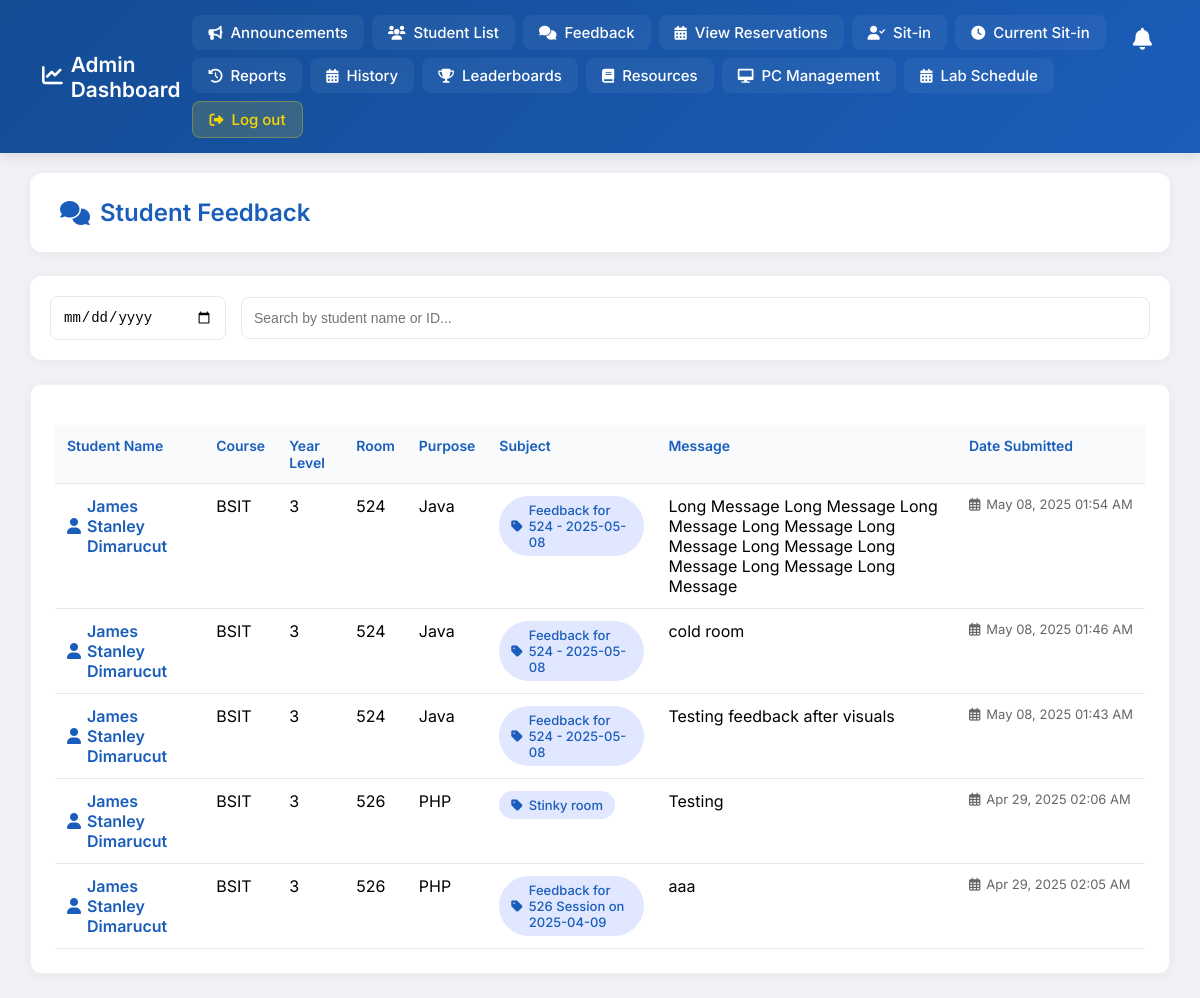
The page /view_feedback.php (signed in) on the database its author committed.
### tables this page shows
CREATE TABLE `feedback` (
  `id` int(11) NOT NULL,
  `student_id` int(20) NOT NULL,
  `subject` varchar(255) NOT NULL,
  `message` text NOT NULL,
  `room` varchar(50) DEFAULT NULL,
  `purpose` varchar(100) DEFAULT NULL,
  `date_submitted` datetime NOT NULL DEFAULT current_timestamp()
);

CREATE TABLE `register` (
  `IDNO` int(20) NOT NULL,
  `LASTNAME` varchar(255) NOT NULL,
  `FIRSTNAME` varchar(255) NOT NULL,
  `MIDNAME` varchar(255) NOT NULL,
  `COURSE` varchar(255) NOT NULL,
  `YEARLEVEL` int(11) NOT NULL,
  `USERNAME` varchar(255) NOT NULL,
  `PASSWORD` varchar(255) NOT NULL,
  `PROFILE_IMG` varchar(255) DEFAULT NULL,
  `remaining_sessions` int(11) DEFAULT 30,
  `points` int(11) DEFAULT 0
);

### view_feedback.php (the view, shortened to what this page needs)
<?php
include("db.php");
$query = "SELECT f.*, CONCAT(r.FIRSTNAME, ' ', r.LASTNAME) as student_name, r.COURSE, r.YEARLEVEL
          FROM feedback f
          JOIN register r ON f.student_id = r.IDNO
          WHERE 1=1";
$query .= " ORDER BY f.date_submitted DESC";
$stmt = mysqli_prepare($con, $query);
mysqli_stmt_execute($stmt);
$result = mysqli_stmt_get_result($stmt);
?>
<!DOCTYPE html>
<html lang="en">
<head>
    <link rel="stylesheet" href="https://cdnjs.cloudflare.com/ajax/libs/font-awesome/6.0.0/css/all.min.css">
</head>
<body>
    <div class="navbar">
        <a href="admin_dashboard.php" class="navbar-brand">
            <i class="fas fa-chart-line"></i>
            Admin Dashboard
        </a>
        <div class="notification-bell" onclick="toggleAdminNotifDropdown()">
            <i class="fas fa-bell"></i>
        </div>
        <div class="nav-menu">
            <a href="announcement.php" class="nav-link"><i class="fas fa-bullhorn"></i> Announcements</a>
            <a href="student_list.php" class="nav-link"><i class="fas fa-users"></i> Student List</a>
            <a href="view_feedback.php" class="nav-link"><i class="fas fa-comments"></i> Feedback</a>
            <a href="view_reservations.php" class="nav-link"><i class="fas fa-calendar-alt"></i> View Reservations</a>
            <a href="students.php" class="nav-link"><i class="fas fa-user-check"></i> Sit-in</a>
            <a href="sitin_view.php" class="nav-link"><i class="fas fa-clock"></i> Current Sit-in</a>
            <a href="session_history.php" class="nav-link"><i class="fas fa-history"></i> Reports</a>
            <a href="sitin_history.php" class="nav-link"><i class="fas fa-calendar-alt"></i> History</a>
            <a href="leaderboards.php" class="nav-link"><i class="fas fa-trophy"></i> Leaderboards</a>
            <a href="resources.php" class="nav-link"><i class="fas fa-book"></i> Resources</a>
            <a href="PC_management.php" class="nav-link"><i class="fas fa-desktop"></i> PC Management</a>
            <a href="lab_schedule.php" class="nav-link"><i class="fas fa-calendar-alt"></i> Lab Schedule</a>
            <a href="login.php" class="nav-link logout"><i class="fas fa-sign-out-alt"></i> Log out</a>
        </div>
    </div>
    <div class="main-container">
        <div class="page-header">
            <h1><i class="fas fa-comments"></i> Student Feedback</h1>
        </div>
        <div class="search-container">
            <input type="date" id="dateFilter" class="date-input" onchange="filterFeedback()">
            <input type="text" id="studentFilter" class="search-box" onkeyup="filterFeedback()" placeholder="Search by student name or ID...">
        </div>
        <div class="card">
            <table>
                <thead>
                    <tr>
                        <th>Student Name</th>
                        <th>Course</th>
                        <th>Year Level</th>
                        <th>Room</th>
                        <th>Purpose</th>
                        <th>Subject</th>
                        <th>Message</th>
                        <th>Date Submitted</th>
                    </tr>
                </thead>
                <tbody>
                    <?php if (mysqli_num_rows($result) > 0): ?>
                        <?php while ($feedback = mysqli_fetch_assoc($result)): ?>
                            <tr>
                                <td>
                                    <div class="student-name">
                                        <i class="fas fa-user"></i>
                                        <?php echo htmlspecialchars($feedback["student_name"]); ?>
                                    </div>
                                </td>
                                <td><?php echo htmlspecialchars($feedback["COURSE"]); ?></td>
                                <td><?php echo htmlspecialchars($feedback["YEARLEVEL"]); ?></td>
                                <td><?php echo isset($feedback["room"]) ? htmlspecialchars($feedback["room"]) : 'N/A'; ?></td>
                                <td><?php echo isset($feedback["purpose"]) ? htmlspecialchars($feedback["purpose"]) : 'N/A'; ?></td>
                                <td><span class="subject-tag"><i class="fas fa-tag"></i> <?php echo htmlspecialchars($feedback["subject"]); ?></span></td>
                                <td style="text-align: left; vertical-align: top;">
                                    <div style="text-align: left !important; display: block; position: relative;">
                                        <?php echo nl2br(htmlspecialchars($feedback["message"])); ?>
                                    </div>
                                </td>
                                <td>
                                    <div class="date-cell">
                                        <i class="far fa-calendar-alt"></i>
                                        <?php echo date('M d, Y h:i A', strtotime($feedback["date_submitted"])); ?>
                                    </div>
                                </td>
                            </tr>
                        <?php endwhile; ?>
                    <?php endif; ?>
                </tbody>
            </table>
        </div>
    </div>
</body>
</html>

### view_feedback.php (style rules this page uses)
body { font-family: 'Inter', Arial, sans-serif; margin: 0; padding: 0; background-color: #f0f2f5; }
.navbar { background: linear-gradient(135deg, #144c94 0%, #1a5dba 100%); padding: 15px 30px; display: flex; justify-content: space-between; align-items: center; box-shadow: 0 4px 12px rgba(0,0,0,0.1); position: sticky; top: 0; z-index: 1000; }
.navbar-brand { color: white; text-decoration: none; font-size: 1.3rem; font-weight: 600; display: flex; align-items: center; gap: 8px; padding: 8px 12px; border-radius: 8px; transition: all 0.3s ease; }
.nav-menu { display: flex; align-items: center; gap: 8px; flex-wrap: wrap; }
.nav-link { color: white; text-decoration: none; font-size: 15px; font-weight: 500; transition: all 0.3s ease; padding: 8px 16px; border-radius: 8px; display: flex; align-items: center; gap: 8px; background: rgba(255,255,255,0.05); }
.nav-link i { font-size: 14px; }
.nav-link.logout { background: rgba(255,217,0,0.15); color: #ffd700; border: 1px solid rgba(255,217,0,0.3); }
.main-container { width: 95%; max-width: 1400px; margin: 20px auto; padding: 0; }
.page-header { background: white; padding: 25px 30px; border-radius: 12px; box-shadow: 0 2px 12px rgba(0,0,0,0.05); margin-bottom: 24px; }
.page-header h1 { color: #1a5dba; font-size: 24px; margin: 0; font-weight: 600; display: flex; align-items: center; gap: 10px; }
.search-container { background: white; padding: 20px; border-radius: 12px; box-shadow: 0 2px 12px rgba(0,0,0,0.05); margin-bottom: 24px; display: flex; gap: 15px; align-items: center; flex-wrap: wrap; }
.search-box { flex: 1; padding: 12px; border: 1px solid #e5e9ef; border-radius: 8px; font-size: 14px; transition: all 0.3s ease; min-width: 200px; }
.date-input { padding: 12px; border: 1px solid #e5e9ef; border-radius: 8px; font-size: 14px; min-width: 150px; transition: all 0.3s ease; }
.card { background: white; padding: 24px; border-radius: 12px; box-shadow: 0 2px 12px rgba(0,0,0,0.05); border: 1px solid rgba(0,0,0,0.05); margin-bottom: 24px; }
table { width: 100%; border-collapse: collapse; margin-top: 1rem; text-align: left; }
th, td { padding: 12px; text-align: left; border-bottom: 1px solid #e5e9ef; vertical-align: top; }
th { text-align: left; background-color: #f8fafc; color: #1a5dba; font-weight: 600; font-size: 14px; }
.subject-tag { display: inline-flex; align-items: center; gap: 6px; background-color: #e0e7ff; color: #1a5dba; padding: 6px 12px; border-radius: 999px; font-size: 13px; font-weight: 500; }
.student-name { font-weight: 600; color: #1a5dba; display: flex; align-items: center; gap: 6px; }
.date-cell { white-space: nowrap; color: #666; font-size: 13px; display: flex; align-items: center; gap: 6px; }
.notification-bell { position: absolute; top: 18px; right: 40px; display: inline-block; cursor: pointer; font-size: 22px; color: #fff; transition: color 0.2s; padding: 8px; border-radius: 8px; z-index: 1100; }

### rows shown on the page
feedback: student_name "James Stanley Dimarucut", student.COURSE "BSIT", student.YEARLEVEL "3", room "524", purpose "Java", subject "Feedback for 524 - 2025-05-08", message "Long Message Long Message Long Message Long Message Long Message Long Message Long Message Long Message Long Message", date_submitted "May 08, 2025 01:54 AM"
feedback: student_name "James Stanley Dimarucut", student.COURSE "BSIT", student.YEARLEVEL "3", room "524", purpose "Java", subject "Feedback for 524 - 2025-05-08", message "cold room", date_submitted "May 08, 2025 01:46 AM"
feedback: student_name "James Stanley Dimarucut", student.COURSE "BSIT", student.YEARLEVEL "3", room "524", purpose "Java", subject "Feedback for 524 - 2025-05-08", message "Testing feedback after visuals", date_submitted "May 08, 2025 01:43 AM"
feedback: student_name "James Stanley Dimarucut", student.COURSE "BSIT", student.YEARLEVEL "3", room "526", purpose "PHP", subject "Stinky room", message "Testing", date_submitted "Apr 29, 2025 02:06 AM"
feedback: student_name "James Stanley Dimarucut", student.COURSE "BSIT", student.YEARLEVEL "3", room "526", purpose "PHP", subject "Feedback for 526 Session on 2025-04-09", message "aaa", date_submitted "Apr 29, 2025 02:05 AM"
